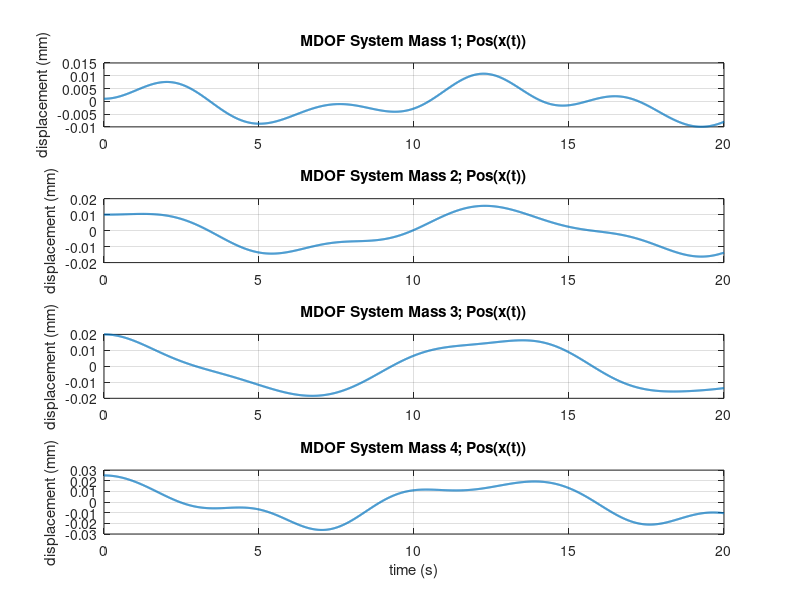

MATLAB code for this plot:
%% Solving for a Multi Degree of Freedom System
%Initial Parameters
clear; clc; close all;
M1 = 5000; M2 = 4000; M3 = 4000; M4 = 1000;
K1 = 7000; K2 = 5000; K3 = 5000; K4 = 2500;
% Equation of Motion
    %M[X''] +K[X] = 0
M = [M1 0 0 0;
     0 M2 0 0;
     0 0 M3 0;
     0 0 0 M4];
K = [K1+K2 -K2 0 0;
     -K2 K2+K3 -K3 0;
     0 -K3 K3+K4 -K4;
     0 0 -K4 K4];
 
%Answer solutions
    %X'' = (-K/M) *X
    %In this section we are calculating the different variables X and V for
    %the system. The matrix A calculates the the K/M * X values that will
    %be used for solution. 8x8 because we must calculate for all of the
    %displacement values but also the velocity values.
A = [zeros(4) eye(4); -inv(M)*K zeros(4)];

%This is the total equation that we will be solving for that is in the form
%of X'' = (-K/M)*X. the X(1:8) is necessary because there are 8 equations
%we must solve for 4x Displacement and 4x velocity.
Xdot = @(t,X) A*X(1:8); 

Initials = [0.001 0.010 0.020 0.025 0 0 0 0];
tspan = [0:0.01:20];

%Solving using ODE45 as such
[t, values] = ode45(Xdot, tspan, Initials);
X1 = values(:,1);
X2 = values(:,2);
X3 = values(:,3);
X4 = values(:,4);

%Subplot plotting to see analysis
subplot(4,1,1);
plot(t, X1,'linewidth', 1.5);
hold on;
title('MDOF System Mass 1; Pos(x(t))');
ylabel('displacement (mm)');
grid on

subplot(4,1,2);
plot(t, X2,'linewidth', 1.5);
hold on;
title('MDOF System Mass 2; Pos(x(t))');
ylabel('displacement (mm)');
grid on

subplot(4,1,3);
plot(t, X3,'linewidth', 1.5);
hold on;
title('MDOF System Mass 3; Pos(x(t))');
ylabel('displacement (mm)');
grid on

subplot(4,1,4);
plot(t, X4,'linewidth', 1.5);
hold on;
title('MDOF System Mass 4; Pos(x(t))');
xlabel('time (s)');
ylabel('displacement (mm)');
grid on



